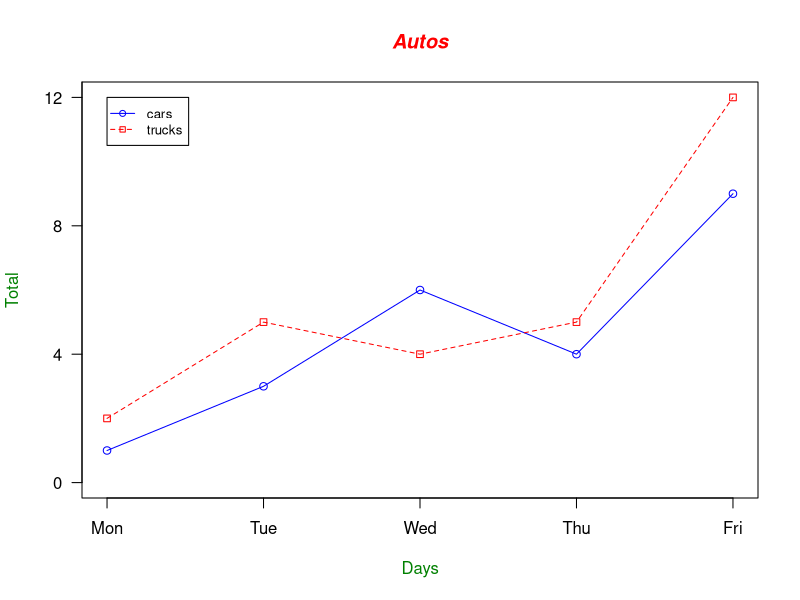

The R script that drew this image:
png("output/output.png", width=800, height=600)

# Define 2 vectors
cars <- c(1, 3, 6, 4, 9)
trucks <- c(2, 5, 4, 5, 12)

# Calculate range from 0 to max value of cars and trucks
g_range <- range(0, cars, trucks)

# Graph autos using y axis that ranges from 0 to max 
# value in cars or trucks vector.  Turn off axes and 
# annotations (axis labels) so we can specify them ourself
plot(cars, type="o", col="blue", ylim=g_range, 
   axes=FALSE, ann=FALSE)

# Make x axis using Mon-Fri labels
axis(1, at=1:5, lab=c("Mon","Tue","Wed","Thu","Fri"))

# Make y axis with horizontal labels that display ticks at 
# every 4 marks. 4*0:g_range[2] is equivalent to c(0,4,8,12).
axis(2, las=1, at=4*0:g_range[2])

# Create box around plot
box()

# Graph trucks with red dashed line and square points
lines(trucks, type="o", pch=22, lty=2, col="red")

# Create a title with a red, bold/italic font
title(main="Autos", col.main="red", font.main=4)

# Label the x and y axes with dark green text
title(xlab="Days", col.lab=rgb(0,0.5,0))
title(ylab="Total", col.lab=rgb(0,0.5,0))

# Create a legend at (1, g_range[2]) that is slightly smaller 
# (cex) and uses the same line colors and points used by 
# the actual plots 
legend(1, g_range[2], c("cars","trucks"), cex=0.8, 
   col=c("blue","red"), pch=21:22, lty=1:2);

dev.off()